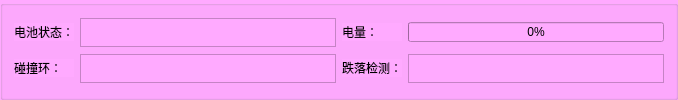
     <widget class="QGroupBox" name="groupBox_5">
      <property name="styleSheet">
       <string notr="true">background-color: rgb(255, 170, 255);</string>
      </property>
      <property name="title">
       <string/>
      </property>
      <layout class="QGridLayout" name="gridLayout_5">
       <item row="0" column="0">
        <widget class="QLabel" name="label_31">
         <property name="sizePolicy">
          <sizepolicy hsizetype="Expanding" vsizetype="Fixed">
           <horstretch>0</horstretch>
           <verstretch>0</verstretch>
          </sizepolicy>
         </property>
         <property name="text">
          <string>电池状态：</string>
         </property>
        </widget>
       </item>
       <item row="0" column="2">
        <widget class="QLabel" name="label_32">
         <property name="sizePolicy">
          <sizepolicy hsizetype="Expanding" vsizetype="Fixed">
           <horstretch>0</horstretch>
           <verstretch>0</verstretch>
          </sizepolicy>
         </property>
         <property name="text">
          <string>电量：</string>
         </property>
        </widget>
       </item>
       <item row="0" column="3">
        <widget class="QProgressBar" name="soc">
         <property name="maximumSize">
          <size>
           <width>16777215</width>
           <height>20</height>
          </size>
         </property>
         <property name="value">
          <number>0</number>
         </property>
        </widget>
       </item>
       <item row="0" column="1">
        <widget class="QTextBrowser" name="chargestat">
         <property name="sizePolicy">
          <sizepolicy hsizetype="Expanding" vsizetype="Fixed">
           <horstretch>0</horstretch>
           <verstretch>0</verstretch>
          </sizepolicy>
         </property>
         <property name="maximumSize">
          <size>
           <width>16777215</width>
           <height>29</height>
          </size>
         </property>
        </widget>
       </item>
       <item row="1" column="0">
        <widget class="QLabel" name="label_36">
         <property name="sizePolicy">
          <sizepolicy hsizetype="Expanding" vsizetype="Fixed">
           <horstretch>0</horstretch>
           <verstretch>0</verstretch>
          </sizepolicy>
         </property>
         <property name="text">
          <string>碰撞环：</string>
         </property>
        </widget>
       </item>
       <item row="1" column="1">
        <widget class="QTextBrowser" name="inch">
         <property name="sizePolicy">
          <sizepolicy hsizetype="Expanding" vsizetype="Fixed">
           <horstretch>0</horstretch>
           <verstretch>0</verstretch>
          </sizepolicy>
         </property>
         <property name="maximumSize">
          <size>
           <width>16777215</width>
           <height>29</height>
          </size>
         </property>
        </widget>
       </item>
       <item row="1" column="2">
        <widget class="QLabel" name="label_37">
         <property name="sizePolicy">
          <sizepolicy hsizetype="Expanding" vsizetype="Fixed">
           <horstretch>0</horstretch>
           <verstretch>0</verstretch>
          </sizepolicy>
         </property>
         <property name="text">
          <string>跌落检测：</string>
         </property>
        </widget>
       </item>
       <item row="1" column="3">
        <widget class="QTextBrowser" name="fall">
         <property name="sizePolicy">
          <sizepolicy hsizetype="Expanding" vsizetype="Fixed">
           <horstretch>0</horstretch>
           <verstretch>0</verstretch>
          </sizepolicy>
         </property>
         <property name="maximumSize">
          <size>
           <width>16777215</width>
           <height>29</height>
          </size>
         </property>
        </widget>
       </item>
      </layout>
     </widget>
